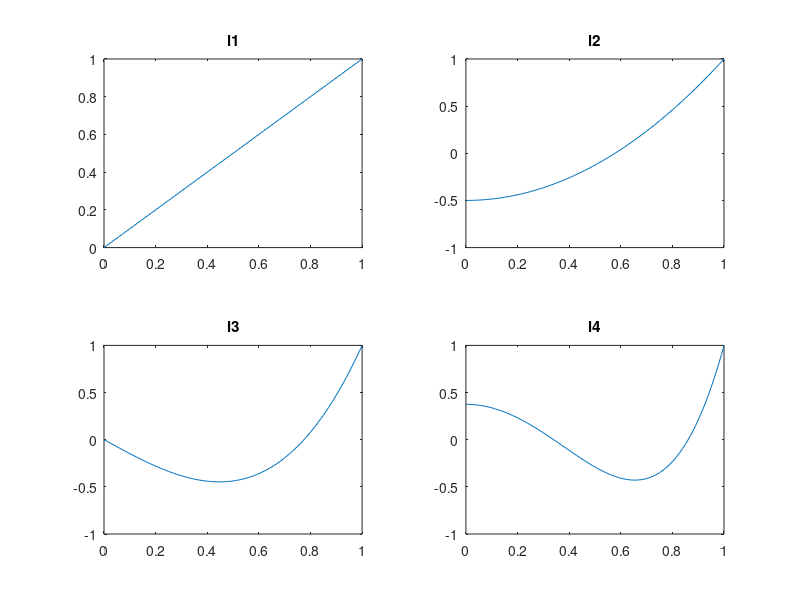

The MATLAB script that drew this image:
% 1.
% a) l1
x = 0:0.01:1;
l1 = x;

% b) l2
l2 = 3/2 * x.^2 - 1/2;

% c) l3
l3 = 5/2 * x.^3 - 3/2 * x;

% d) l4
l4 = 35/8 * x.^4 - 15/4 * x.^2 + 3/8;

subplot(2, 2, 1)
plot(x, l1)
title("l1")

subplot(2, 2, 2)
plot(x, l2)
title("l2")

subplot(2, 2, 3)
plot(x, l3)
title("l3")

subplot(2, 2, 4)
plot(x, l4)
title("l4")




